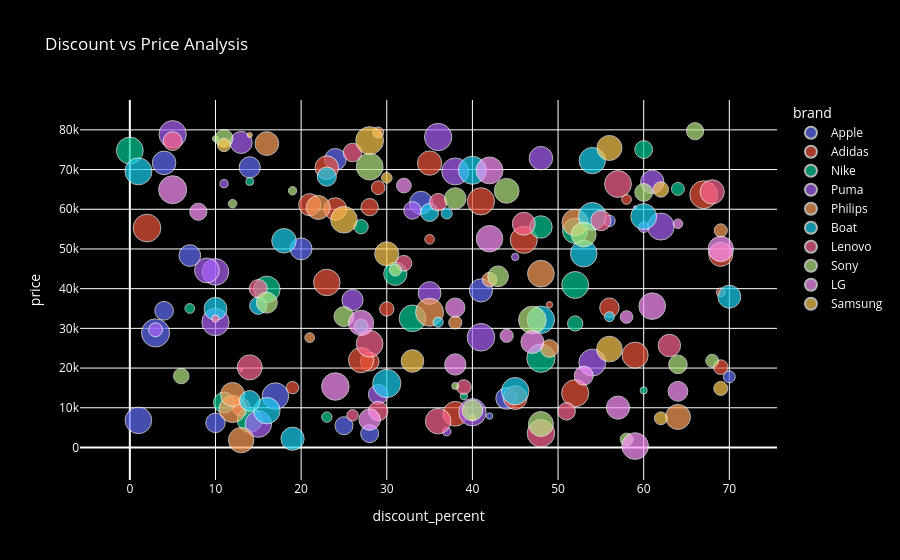

This figure's notebook cell:
### Code cell
fig = px.scatter(df,x="discount_percent",y="price",size="reviews",
                 color="brand",hover_data=["product_name"],title="Discount vs Price Analysis")
fig.update_layout( plot_bgcolor="black",paper_bgcolor="black",font=dict(color="white")   )

fig.show()

### Figure 1 — Plotly figure (JSON) as saved in the notebook; plotly's stock layout.template omitted (floating-point values rounded to 4 significant figures)
{"data": [{"customdata": [["Apple Product 1"], ["Apple Product 2"], ["Apple Product 3"], ["Apple Product 6"], ["Apple Product 8"], ["Apple Product 9"], ["Apple Product 10"], ["Apple Product 21"], ["Apple Product 32"], ["Apple Product 40"], ["Apple Product 55"], ["Apple Product 70"], ["Apple Product 75"], ["Apple Product 104"], ["Apple Product 144"], ["Apple Product 173"], ["Apple Product 196"], ["Apple Product 200"]], "hovertemplate": "brand=Apple<br>discount_percent=%{x}<br>price=%{y}<br>reviews=%{marker.size}<br>product_name=%{customdata[0]}<extra></extra>", "legendgroup": "Apple", "marker": {"color": "#636efa", "size": [2011, 3461, 4936, 2945, 2967, 2375, 2993, 2791, 262, 4433, 881, 2179, 3350, 2030, 3302, 828, 4408, 2943], "sizemode": "area", "sizeref": 12.49, "symbol": "circle"}, "mode": "markers", "name": "Apple", "orientation": "v", "showlegend": true, "type": "scatter", "x": [28, 4, 3, 44, 24, 10, 20, 14, 42, 1, 70, 4, 41, 25, 34, 56, 17, 7], "xaxis": "x", "y": [3478, 71682, 28857, 12356, 72557, 6206, 50023, 70581, 7916, 6830, 17801, 34437, 39563, 5476, 61633, 57081, 12939, 48347], "yaxis": "y"}, {"customdata": [["Adidas Product 4"], ["Adidas Product 12"], ["Adidas Product 24"], ["Adidas Product 35"], ["Adidas Product 38"], ["Adidas Product 41"], ["Adidas Product 44"], ["Adidas Product 53"], ["Adidas Product 63"], ["Adidas Product 67"], ["Adidas Product 68"], ["Adidas Product 82"], ["Adidas Product 84"], ["Adidas Product 85"], ["Adidas Product 94"], ["Adidas Product 97"], ["Adidas Product 106"], ["Adidas Product 109"], ["Adidas Product 125"], ["Adidas Product 126"], ["Adidas Product 137"], ["Adidas Product 155"], ["Adidas Product 158"], ["Adidas Product 160"], ["Adidas Product 177"], ["Adidas Product 190"], ["Adidas Product 193"], ["Adidas Product 194"]], "hovertemplate": "brand=Adidas<br>discount_percent=%{x}<br>price=%{y}<br>reviews=%{marker.size}<br>product_name=%{customdata[0]}<extra></extra>", "legendgroup": "Adidas", "marker": {"color": "#EF553B", "size": [3684, 2216, 1328, 3536, 3461, 3948, 484, 3594, 4591, 1869, 573, 601, 50, 4248, 4789, 242, 3026, 1994, 4394, 4834, 1291, 2364, 967, 3147, 1177, 4570, 4604, 3808], "sizemode": "area", "sizeref": 12.49, "symbol": "circle"}, "mode": "markers", "name": "Adidas", "orientation": "v", "showlegend": true, "type": "scatter", "x": [35, 28, 69, 45, 23, 27, 69, 69, 52, 28, 35, 58, 13, 59, 2, 49, 21, 13, 23, 67, 30, 56, 19, 24, 29, 46, 41, 38], "xaxis": "x", "y": [71626, 21617, 20232, 12563, 70492, 21998, 39090, 48634, 13673, 60532, 52427, 62477, 19542, 23253, 55269, 35974, 61152, 10161, 41559, 63664, 34887, 35203, 15071, 60071, 65430, 52289, 61997, 8485], "yaxis": "y"}, {"customdata": [["Nike Product 5"], ["Nike Product 16"], ["Nike Product 18"], ["Nike Product 19"], ["Nike Product 34"], ["Nike Product 46"], ["Nike Product 64"], ["Nike Product 65"], ["Nike Product 66"], ["Nike Product 77"], ["Nike Product 80"], ["Nike Product 92"], ["Nike Product 128"], ["Nike Product 131"], ["Nike Product 142"], ["Nike Product 157"], ["Nike Product 167"], ["Nike Product 176"], ["Nike Product 185"], ["Nike Product 198"]], "hovertemplate": "brand=Nike<br>discount_percent=%{x}<br>price=%{y}<br>reviews=%{marker.size}<br>product_name=%{customdata[0]}<extra></extra>", "legendgroup": "Nike", "marker": {"color": "#00cc96", "size": [1278, 4420, 390, 3157, 1995, 661, 1455, 3377, 322, 4493, 2750, 1256, 4380, 3918, 589, 4529, 1039, 4997, 327, 4013], "sizemode": "area", "sizeref": 12.49, "symbol": "circle"}, "mode": "markers", "name": "Nike", "orientation": "v", "showlegend": true, "type": "scatter", "x": [27, 33, 14, 48, 60, 23, 52, 31, 60, 0, 11, 27, 16, 14, 7, 52, 64, 48, 39, 52], "xaxis": "x", "y": [55592, 32525, 66984, 55533, 75047, 7655, 31229, 43740, 14368, 74793, 11314, 30511, 39818, 6934, 35016, 40930, 65123, 22480, 12935, 54579], "yaxis": "y"}, {"customdata": [["Puma Product 7"], ["Puma Product 14"], ["Puma Product 26"], ["Puma Product 43"], ["Puma Product 54"], ["Puma Product 56"], ["Puma Product 57"], ["Puma Product 59"], ["Puma Product 62"], ["Puma Product 76"], ["Puma Product 78"], ["Puma Product 81"], ["Puma Product 91"], ["Puma Product 102"], ["Puma Product 110"], ["Puma Product 127"], ["Puma Product 140"], ["Puma Product 143"], ["Puma Product 159"], ["Puma Product 174"], ["Puma Product 178"], ["Puma Product 182"], ["Puma Product 189"], ["Puma Product 192"]], "hovertemplate": "brand=Puma<br>discount_percent=%{x}<br>price=%{y}<br>reviews=%{marker.size}<br>product_name=%{customdata[0]}<extra></extra>", "legendgroup": "Puma", "marker": {"color": "#ab63fa", "size": [4397, 4651, 4652, 4557, 4548, 2813, 421, 4524, 331, 3449, 4756, 1212, 4429, 675, 4641, 2431, 1917, 4667, 3408, 464, 81, 3247, 3841, 3048], "sizemode": "area", "sizeref": 12.49, "symbol": "circle"}, "mode": "markers", "name": "Puma", "orientation": "v", "showlegend": true, "type": "scatter", "x": [15, 40, 10, 62, 38, 26, 11, 54, 45, 48, 41, 3, 10, 60, 5, 29, 33, 36, 61, 37, 59, 35, 9, 13], "xaxis": "x", "y": [5895, 8875, 31585, 55644, 69529, 37130, 66444, 21378, 47995, 72867, 27749, 29644, 44220, 55455, 78897, 13376, 59710, 78193, 66898, 3994, 60436, 38896, 44596, 76819], "yaxis": "y"}, {"customdata": [["Philips Product 11"], ["Philips Product 13"], ["Philips Product 45"], ["Philips Product 50"], ["Philips Product 51"], ["Philips Product 61"], ["Philips Product 112"], ["Philips Product 113"], ["Philips Product 118"], ["Philips Product 146"], ["Philips Product 150"], ["Philips Product 164"], ["Philips Product 165"], ["Philips Product 168"], ["Philips Product 175"], ["Philips Product 187"]], "hovertemplate": "brand=Philips<br>discount_percent=%{x}<br>price=%{y}<br>reviews=%{marker.size}<br>product_name=%{customdata[0]}<extra></extra>", "legendgroup": "Philips", "marker": {"color": "#FFA15A", "size": [589, 267, 3910, 1077, 4617, 3525, 4020, 3572, 4888, 753, 1322, 4456, 1961, 3611, 4356, 1087], "sizemode": "area", "sizeref": 12.49, "symbol": "circle"}, "mode": "markers", "name": "Philips", "orientation": "v", "showlegend": true, "type": "scatter", "x": [21, 40, 64, 38, 12, 16, 13, 22, 35, 29, 42, 48, 49, 12, 52, 69], "xaxis": "x", "y": [27660, 7531, 7692, 31485, 9708, 76550, 1858, 60458, 34062, 79329, 42281, 43773, 24927, 13354, 56650, 54660], "yaxis": "y"}, {"customdata": [["Boat Product 15"], ["Boat Product 20"], ["Boat Product 27"], ["Boat Product 28"], ["Boat Product 39"], ["Boat Product 79"], ["Boat Product 87"], ["Boat Product 89"], ["Boat Product 90"], ["Boat Product 116"], ["Boat Product 121"], ["Boat Product 124"], ["Boat Product 135"], ["Boat Product 148"], ["Boat Product 151"], ["Boat Product 152"], ["Boat Product 156"], ["Boat Product 169"], ["Boat Product 170"], ["Boat Product 181"], ["Boat Product 197"]], "hovertemplate": "brand=Boat<br>discount_percent=%{x}<br>price=%{y}<br>reviews=%{marker.size}<br>product_name=%{customdata[0]}<extra></extra>", "legendgroup": "Boat", "marker": {"color": "#19d3f3", "size": [3763, 4537, 4368, 4327, 622, 4192, 4882, 2030, 639, 4673, 767, 1893, 4826, 2283, 3285, 2653, 4992, 3363, 3261, 4690, 4430], "sizemode": "area", "sizeref": 12.49, "symbol": "circle"}, "mode": "markers", "name": "Boat", "orientation": "v", "showlegend": true, "type": "scatter", "x": [18, 1, 16, 54, 56, 60, 40, 35, 36, 48, 37, 15, 54, 23, 70, 14, 30, 19, 10, 45, 53], "xaxis": "x", "y": [52056, 69552, 9271, 72263, 32942, 58154, 69816, 59191, 31558, 32163, 58943, 35709, 58228, 68221, 37977, 11742, 16115, 2211, 34937, 14179, 48829], "yaxis": "y"}, {"customdata": [["Lenovo Product 17"], ["Lenovo Product 47"], ["Lenovo Product 48"], ["Lenovo Product 49"], ["Lenovo Product 71"], ["Lenovo Product 83"], ["Lenovo Product 88"], ["Lenovo Product 105"], ["Lenovo Product 107"], ["Lenovo Product 108"], ["Lenovo Product 133"], ["Lenovo Product 136"], ["Lenovo Product 139"], ["Lenovo Product 141"], ["Lenovo Product 147"], ["Lenovo Product 163"], ["Lenovo Product 172"], ["Lenovo Product 183"], ["Lenovo Product 184"]], "hovertemplate": "brand=Lenovo<br>discount_percent=%{x}<br>price=%{y}<br>reviews=%{marker.size}<br>product_name=%{customdata[0]}<extra></extra>", "legendgroup": "Lenovo", "marker": {"color": "#FF6692", "size": [3276, 1931, 330, 2141, 2574, 3150, 4493, 3884, 1346, 4721, 2038, 817, 1901, 4466, 2212, 3663, 2359, 4074, 1562], "sizemode": "area", "sizeref": 12.49, "symbol": "circle"}, "mode": "markers", "name": "Lenovo", "orientation": "v", "showlegend": true, "type": "scatter", "x": [46, 51, 10, 26, 55, 63, 57, 14, 39, 48, 15, 26, 36, 28, 5, 68, 29, 36, 32], "xaxis": "x", "y": [56355, 9107, 32471, 74285, 57159, 25685, 66362, 20173, 15212, 3565, 40024, 8094, 61792, 26128, 77155, 64378, 9168, 6628, 46379], "yaxis": "y"}, {"customdata": [["Sony Product 22"], ["Sony Product 36"], ["Sony Product 37"], ["Sony Product 58"], ["Sony Product 74"], ["Sony Product 93"], ["Sony Product 95"], ["Sony Product 96"], ["Sony Product 98"], ["Sony Product 99"], ["Sony Product 100"], ["Sony Product 101"], ["Sony Product 115"], ["Sony Product 120"], ["Sony Product 122"], ["Sony Product 132"], ["Sony Product 134"], ["Sony Product 149"], ["Sony Product 166"], ["Sony Product 180"], ["Sony Product 191"], ["Sony Product 195"]], "hovertemplate": "brand=Sony<br>discount_percent=%{x}<br>price=%{y}<br>reviews=%{marker.size}<br>product_name=%{customdata[0]}<extra></extra>", "legendgroup": "Sony", "marker": {"color": "#B6E880", "size": [2162, 448, 900, 2737, 2709, 3821, 2886, 4478, 1050, 227, 1493, 2682, 2016, 1973, 4769, 444, 1853, 3855, 3879, 2479, 1017, 309], "sizemode": "area", "sizeref": 12.49, "symbol": "circle"}, "mode": "markers", "name": "Sony", "orientation": "v", "showlegend": true, "type": "scatter", "x": [64, 12, 31, 16, 40, 53, 38, 28, 68, 10, 6, 43, 11, 60, 47, 19, 66, 44, 48, 25, 58, 38], "xaxis": "x", "y": [20930, 61413, 44673, 36465, 9371, 53624, 62718, 70745, 21832, 77780, 17986, 43106, 77856, 64238, 32090, 64654, 79671, 64651, 5920, 32980, 2024, 15492], "yaxis": "y"}, {"customdata": [["LG Product 23"], ["LG Product 29"], ["LG Product 30"], ["LG Product 33"], ["LG Product 52"], ["LG Product 69"], ["LG Product 72"], ["LG Product 86"], ["LG Product 103"], ["LG Product 111"], ["LG Product 114"], ["LG Product 123"], ["LG Product 138"], ["LG Product 145"], ["LG Product 153"], ["LG Product 161"], ["LG Product 162"], ["LG Product 171"], ["LG Product 179"], ["LG Product 188"]], "hovertemplate": "brand=LG<br>discount_percent=%{x}<br>price=%{y}<br>reviews=%{marker.size}<br>product_name=%{customdata[0]}<extra></extra>", "legendgroup": "LG", "marker": {"color": "#FF97FF", "size": [2449, 3273, 1845, 3981, 1090, 4397, 4728, 999, 2871, 569, 4413, 4513, 3351, 4904, 4449, 2268, 2322, 4002, 2835, 1352], "sizemode": "area", "sizeref": 12.49, "symbol": "circle"}, "mode": "markers", "name": "LG", "orientation": "v", "showlegend": true, "type": "scatter", "x": [64, 47, 8, 27, 44, 42, 24, 58, 28, 64, 61, 42, 57, 5, 59, 53, 38, 69, 38, 32], "xaxis": "x", "y": [14147, 26565, 59377, 31395, 28138, 52586, 15357, 32862, 7026, 56348, 35600, 69788, 10038, 64922, 350, 18092, 35218, 50008, 20906, 65971], "yaxis": "y"}, {"customdata": [["Samsung Product 25"], ["Samsung Product 31"], ["Samsung Product 42"], ["Samsung Product 60"], ["Samsung Product 73"], ["Samsung Product 117"], ["Samsung Product 119"], ["Samsung Product 129"], ["Samsung Product 130"], ["Samsung Product 154"], ["Samsung Product 186"], ["Samsung Product 199"]], "hovertemplate": "brand=Samsung<br>discount_percent=%{x}<br>price=%{y}<br>reviews=%{marker.size}<br>product_name=%{customdata[0]}<extra></extra>", "legendgroup": "Samsung", "marker": {"color": "#FECB52", "size": [164, 4825, 3203, 1226, 4415, 1494, 706, 1039, 3926, 4088, 1081, 3647], "sizemode": "area", "sizeref": 12.49, "symbol": "circle"}, "mode": "markers", "name": "Samsung", "orientation": "v", "showlegend": true, "type": "scatter", "x": [14, 28, 33, 69, 25, 62, 30, 62, 56, 56, 11, 30], "xaxis": "x", "y": [78704, 77310, 21779, 14863, 57354, 64989, 67915, 7346, 75443, 24786, 76165, 48766], "yaxis": "y"}], "layout": {"font": {"color": "white"}, "legend": {"itemsizing": "constant", "title": {"text": "brand"}, "tracegroupgap": 0}, "paper_bgcolor": "black", "plot_bgcolor": "black", "title": {"text": "Discount vs Price Analysis"}, "xaxis": {"anchor": "y", "domain": [0, 1], "title": {"text": "discount_percent"}}, "yaxis": {"anchor": "x", "domain": [0, 1], "title": {"text": "price"}}}}
